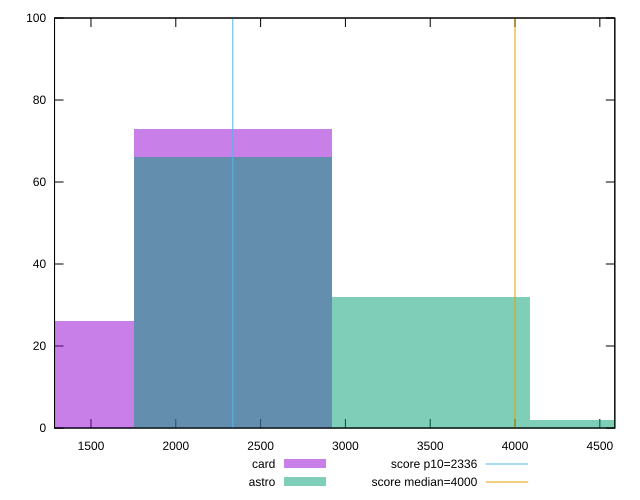

Write the gnuplot code that produced this figure.
reset

$card <<EOF
2334.529185935119 73
1167.2645929675596 26
EOF

$astro <<EOF
2334.529185935119 66
3501.7937789026787 32
4669.058371870238 2
EOF

set key outside below
set boxwidth 1167.2645929675596
set xrange [1285.1309999999999:4588.346]
set yrange [0:100]
set trange [0:100]
set style fill transparent solid 0.5 noborder

set parametric
set terminal svg size 640, 500 enhanced background rgb 'white'
set output "reports/report_00027_2021-02-24T12-40-31.850Z/first-contentful-paint/comparison/histogram/2_vs_3.svg"

plot $card title "card" with boxes, \
     $astro title "astro" with boxes, \
     2336,t title "score p10=2336", \
     4000,t title "score median=4000"

reset
